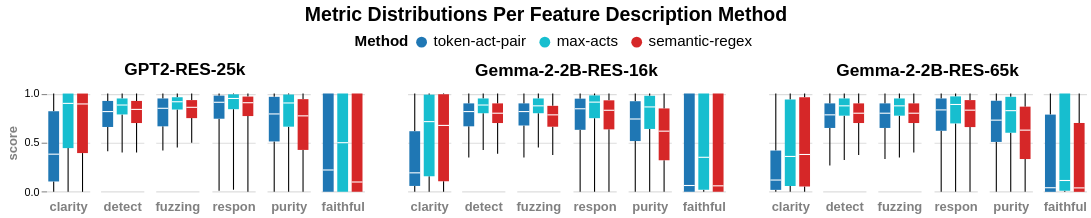

Notebook code cell kept with this figure:
### Code cell
box_plot = plot_metrics_box_multi(all_exp_dfs, metric_map.values())
save_chart(box_plot, 'metric_box_plots.png')
box_plot
